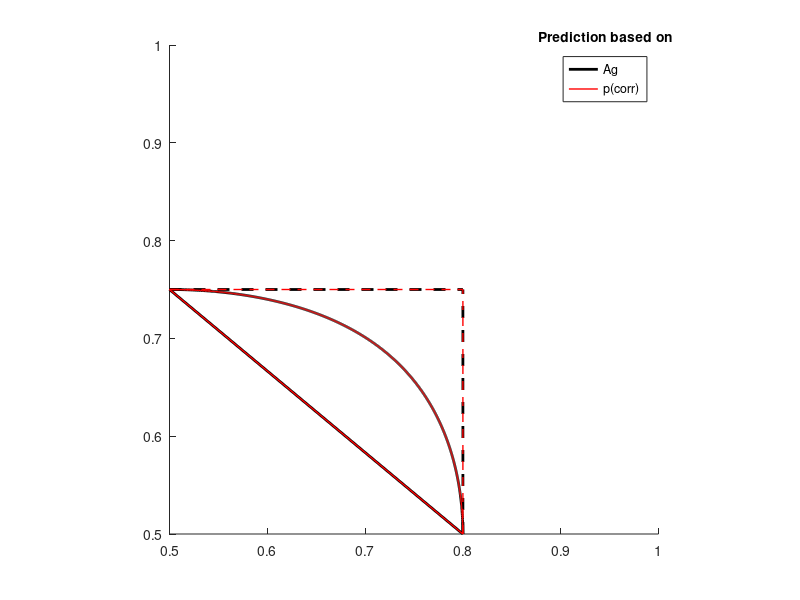

MATLAB code for this plot:
%% Making fixed capacity parallel model prediction from accuracy measured as Area under the ROC curve (Ag)

%Input: single-task accuracy levels (Ag)
singleTaskAgs = [0.75 0.8]; %the 1st one is plotted on the y-axis; the 2nd on the x-axis (don't ask me why)

% convert to d'
singleTaskDs = sqrt(2)*norminv(singleTaskAgs);

%For making the fixed-capacity parallel model's prediction, 
% we simulate varying the proportion of a fixed number of sensory "samples"
% devited to task 1 (e.g., the left word). 
% Here's a vector from 0 to 1 of those proportions of samples: 
pSamplesOnTask1 = 0:0.001:1; 

% Now we use those to calculate predicted d's for each task, for each proportion of samples devoted to task 1. 
% How to calculate d' for diffent numbers of "samples"? 
% Given sample sizes ss1 and ss2: ss1 = ss2/2...
% std1 = sqrt(2)*std2
% generalized:
%  if ss1 = ss2*q, then
%  std1 = sqrt(1/q)*std2

%therefore, d' relation is:
% d1 = d2/sqrt(1/q)

%predicted dual-task dprimes
fixedD1s = singleTaskDs(1)./sqrt(1./pSamplesOnTask1);
fixedD2s = singleTaskDs(2)./sqrt(1./(1-pSamplesOnTask1));

%predicted dual-task Ags, converted from predicted dprime
predictedAgTask1 = normcdf(fixedD1s/sqrt(2));
predictedAgTask2 = normcdf(fixedD2s/sqrt(2));

%% plot the data points and the unlimited-capacity parallel  prediction box 
axlims = [0.5 1]; 
datLineWidth = 2;
plotOpt.predLineColor = 'k';

figure; hold on;

plot([singleTaskAgs(2) singleTaskAgs(2)],[axlims(1) singleTaskAgs(1)],'k--','LineWidth',datLineWidth,'Color',plotOpt.predLineColor);
plot([axlims(1) singleTaskAgs(2)], [singleTaskAgs(1) singleTaskAgs(1)],'k--','LineWidth',datLineWidth, 'Color',plotOpt.predLineColor);

%% Plot the serial model prediction of straight line:
plot([axlims(1) singleTaskAgs(2)], [singleTaskAgs(1) axlims(1)],'k-','LineWidth',datLineWidth, 'Color',plotOpt.predLineColor);

%% Plot fixed-capacity parallel prediction curve:
hAg = plot(predictedAgTask2,predictedAgTask1,'-','Color','k','LineWidth',datLineWidth, 'Color',plotOpt.predLineColor); %dualEdgeColor*0.8);


xlim(axlims); ylim(axlims);
axis square;


%% NOW let's do the same thing but assuming that our units are in proportion correct 

%Input: single-task accuracy levels (p(corr))
singleTaskPCs = [0.75 0.8]; %the 1st one is plotted on the y-axis; the 2nd on the x-axis (don't ask me why)

% convert to d': let's assume that proportion correct is for a one-sample,
% yes/no task. Then I believe the relationship is this: 
singleTaskDs = 2*norminv(singleTaskPCs);
%as opposed to sqrt(2)*norminv(singleTaskAgs)


%For making the fixed-capacity parallel model's prediction, 
% we simulate varying the proportion of a fixed number of sensory "samples"
% devited to task 1 (e.g., the left word). 
% Here's a vector from 0 to 1 of those proportions of samples: 
pSamplesOnTask1 = 0:0.001:1; 

%predicted dual-task dprimes
fixedD1s = singleTaskDs(1)./sqrt(1./pSamplesOnTask1);
fixedD2s = singleTaskDs(2)./sqrt(1./(1-pSamplesOnTask1));

%predicted dual-task Ags, converted from predicted dprime
%For a one-interval, yes/no proportion correct, the equation to convert
%from dprime is: 
% % PC = normcdf(dprime/2);
predictedPCTask1 = normcdf(fixedD1s/2);
predictedPCTask2 = normcdf(fixedD2s/2);

%% plot the data points and the unlimited-capacity parallel prediction box 
axlims = [0.5 1];
datLineWidth = 1;
plotOpt.predLineColor = 'r';

 hold on;

plot([singleTaskPCs(2) singleTaskPCs(2)],[axlims(1) singleTaskPCs(1)],'k--','LineWidth',datLineWidth,'Color',plotOpt.predLineColor);
plot([axlims(1) singleTaskPCs(2)], [singleTaskPCs(1) singleTaskPCs(1)],'k--','LineWidth',datLineWidth, 'Color',plotOpt.predLineColor);

%% Plot the serial model prediction of straight line:
plot([axlims(1) singleTaskPCs(2)], [singleTaskPCs(1) axlims(1)],'k-','LineWidth',datLineWidth, 'Color',plotOpt.predLineColor);

%% Plot fixed-capacity parallel prediction curve:
hPC = plot(predictedPCTask2,predictedPCTask1,'-','Color','k','LineWidth',datLineWidth, 'Color',plotOpt.predLineColor); %dualEdgeColor*0.8);


xlim(axlims); ylim(axlims);
axis square;

legh=legend([hAg hPC],{'Ag','p(corr)'})
title(legh, 'Prediction based on')
